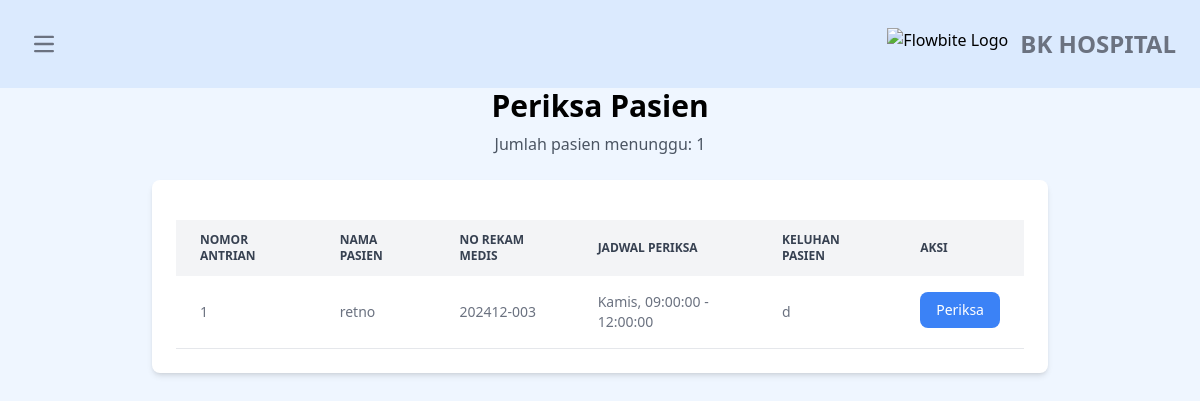
The app's page /dokter/periksa.php (signed in), older data.
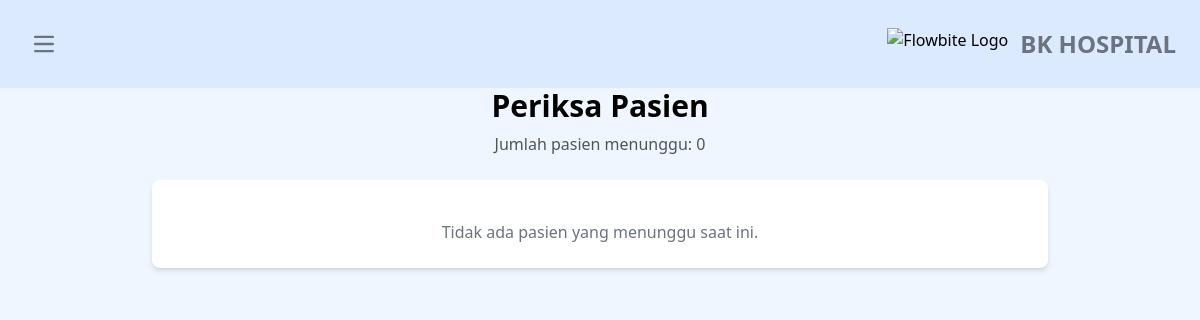
The same page, newer data.
### tables this page shows
CREATE TABLE `daftar_poli` (
  `id` int(11) NOT NULL,
  `id_pasien` int(11) NOT NULL,
  `id_jadwal` int(11) UNSIGNED NOT NULL,
  `tgl_daftar` date DEFAULT NULL,
  `keluhan` text NOT NULL,
  `no_antrian` int(11) NOT NULL,
  `active` tinyint(1) DEFAULT 0
);

CREATE TABLE `pasien` (
  `id` int(11) NOT NULL,
  `nama` varchar(255) NOT NULL,
  `nik` varchar(16) NOT NULL,
  `alamat` varchar(244) NOT NULL,
  `no_hp` varchar(50) NOT NULL,
  `no_rm` varchar(25) NOT NULL,
  `active` tinyint(1) DEFAULT 1
);

CREATE TABLE `jadwal_periksa` (
  `id` int(11) UNSIGNED NOT NULL,
  `id_dokter` int(11) UNSIGNED NOT NULL,
  `hari` enum('Senin','Selasa','Rabu','Kamis','Jumat','Sabtu','Minggu') NOT NULL,
  `jam_mulai` time NOT NULL,
  `jam_selesai` time NOT NULL,
  `active` tinyint(1) DEFAULT 0
);

### dokter/periksa.php (the view, shortened to what this page needs)
<?php
include 'head.php';
$stmt_id = $conn->prepare("SELECT id FROM dokter WHERE nip = ?");
$stmt_id->bind_param("s", $_SESSION['nip']);
$stmt_id->execute();
$stmt_id->bind_result($id_dokter);
$stmt_antrian = $conn->prepare("
    SELECT
        daftar_poli.id AS id_daftar,
        daftar_poli.no_antrian,
        pasien.nama,pasien.no_rm,
        daftar_poli.keluhan,jadwal_periksa.*
    FROM daftar_poli
    JOIN pasien ON daftar_poli.id_pasien = pasien.id
    JOIN jadwal_periksa ON daftar_poli.id_jadwal = jadwal_periksa.id
    WHERE jadwal_periksa.id_dokter = ?
      AND daftar_poli.active = 0
    ORDER BY daftar_poli.no_antrian ASC
");
$stmt_antrian->bind_param("i", $id_dokter);
$stmt_antrian->execute();
$result_antrian = $stmt_antrian->get_result();
$jumlah_pasien = $result_antrian->num_rows;
?>
<h1 class="text-3xl font-bold dark:text-white text-center">Periksa Pasien</h1>
<p class="mt-2 text-gray-600 dark:text-gray-100 text-center">
    Jumlah pasien menunggu: <?= $jumlah_pasien; ?>
</p>
<div class="max-w-4xl mx-auto bg-white dark:bg-gray-800 p-6 rounded-lg shadow-md mt-6">
    <?php if ($result_antrian->num_rows === 0): ?>
        <div class="mt-4 text-center text-gray-500 dark:text-gray-300">
            Tidak ada pasien yang menunggu saat ini.
        </div>
    <?php else: ?>
        <table class="mt-4 w-full text-sm text-left text-gray-500 dark:text-gray-400">
            <thead class="text-xs text-gray-700 uppercase bg-gray-100 dark:bg-gray-700 dark:text-gray-200">
                <tr>
                    <th scope="col" class="px-6 py-3">Nomor Antrian</th>
                    <th scope="col" class="px-6 py-3">Nama Pasien</th>
                    <th scope="col" class="px-6 py-3">No Rekam Medis</th>
                    <th scope="col" class="px-6 py-3">Jadwal Periksa</th>
                    <th scope="col" class="px-6 py-3">Keluhan Pasien</th>
                    <th scope="col" class="px-6 py-3">Aksi</th>
                </tr>
            </thead>
            <tbody>
                <?php while ($row = $result_antrian->fetch_assoc()): ?>
                    <tr class="bg-white border-b dark:bg-gray-800 dark:border-gray-700">
                        <td class="px-6 py-4"><?= htmlspecialchars($row['no_antrian']); ?></td>
                        <td class="px-6 py-4"><?= htmlspecialchars($row['nama']); ?></td>
                        <td class="px-6 py-4"><?= htmlspecialchars($row['no_rm']); ?></td>
                        <td class="px-6 py-4"><?= htmlspecialchars($row['hari'] . ', ' . $row['jam_mulai'] . ' - ' . $row['jam_selesai']); ?></td>
                        <td class="px-6 py-4"><?= htmlspecialchars($row['keluhan']); ?></td>
                        <td class="px-6 py-4 flex space-x-2">
                            <a href="pasien.php?id_daftar=<?= $row['id_daftar']; ?>"
                                class="bg-blue-500 text-white px-4 py-2 rounded-lg hover:bg-blue-600">
                                Periksa
                            </a>
                        </td>
                    </tr>
                <?php endwhile; ?>
            </tbody>
        </table>
    <?php endif; ?>
</div>
</body>
</html>

Row changes from the older to the newer data that the page shows:
removed daftar_poli: no_antrian "1", id_pasien.nama "retno", id_pasien.no_rm "202412-003", id_jadwal.jam_selesai "Kamis, 09:00:00 - 12:00:00", keluhan "d"
Text that changed along with them:
$jumlah_pasien: "1" → "0"
text no longer shown: "NOMOR ANTRIAN NAMA PASIEN NO REKAM MEDIS JADWAL PERIKSA KELUHAN PASIEN AKSI"
text now shown: "Tidak ada pasien yang menunggu saat ini."
